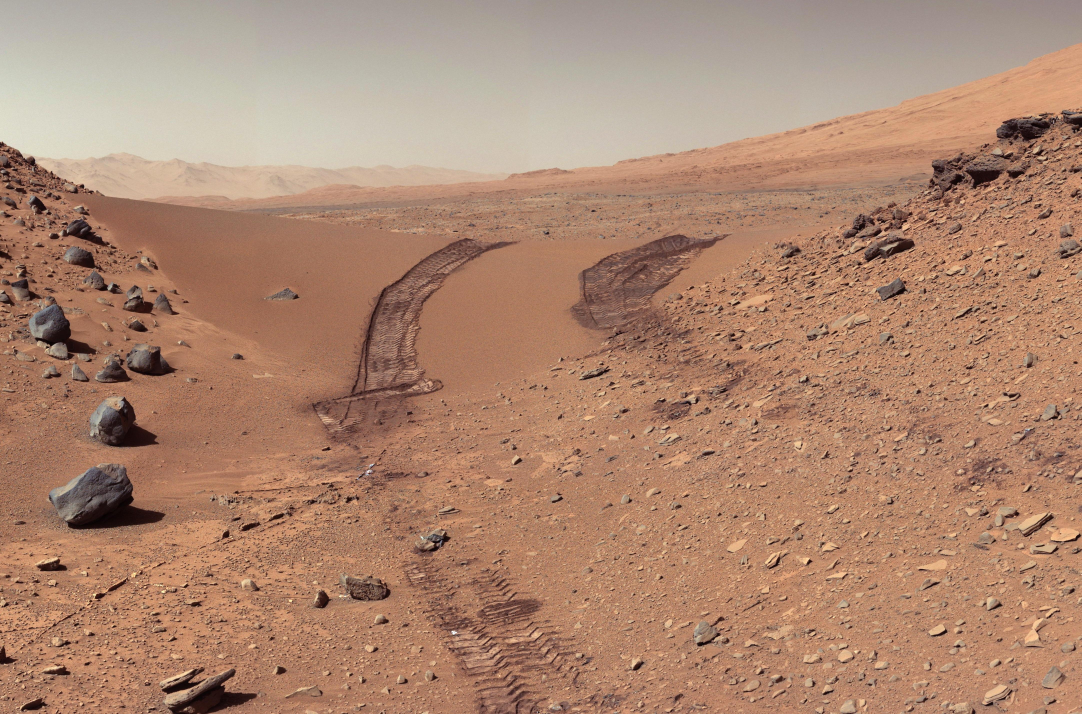
#> input picture mars1.jpg, 4326 x 2856 px, found by its file name (shown at 1/4 size)
$ python FirstTry.py
#> lines starting #> are read from the running program, lines starting #| are printed output that depends on the picture; after the words box and inside, x2 and y2 are one past the last pixel; in counts of white or black regions, pixels touching at a corner belong together
#> in plotDistributionCurve, img is the input picture: shape (2856, 4326, 3); mean B, G, R 112.9, 135.3, 173.3
import cv2
import matplotlib.pyplot as plt
import numpy as np

# [10 lines of commented-out code are left out]

def FindContours(ImgPath):
    img = cv2.imread(ImgPath)
    # height, width, channels = img.shape
    # print("Image dimensions: {} x {} pixels".format(width, height))
    resized_img = cv2.resize(img, (int(img.shape[1]/3), int(img.shape[0]/3)))
    img_gray = cv2.cvtColor(resized_img, cv2.COLOR_BGR2GRAY)
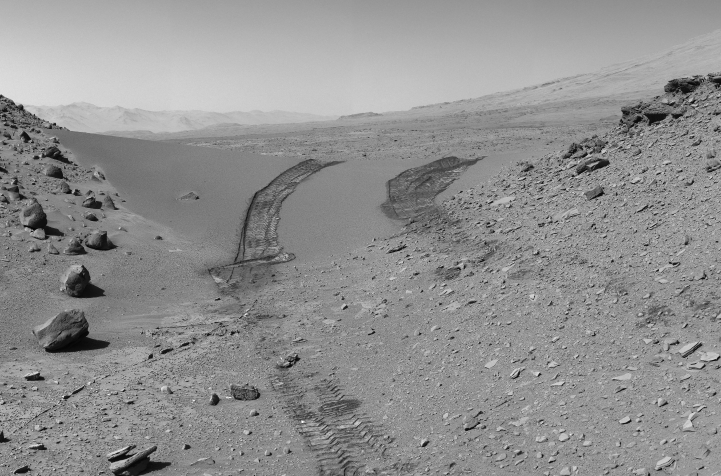
#> img_gray: shape (952, 1442) (shown at 1/2 size); min 3, max 255, mean 144.1
    img_inverted_gray = cv2.bitwise_not(img_gray)
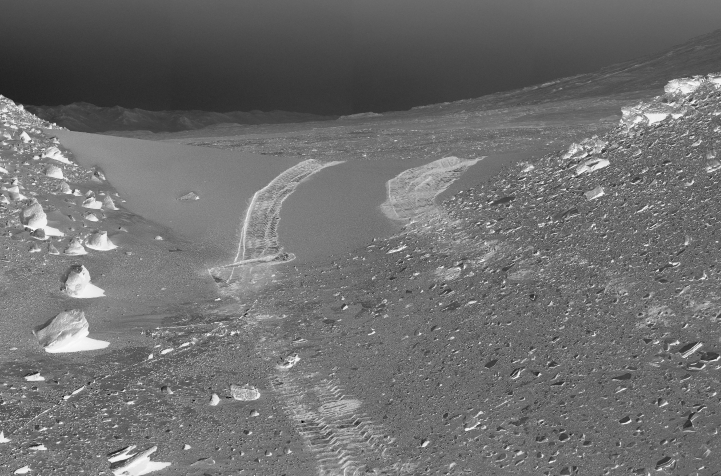
#> img_inverted_gray: shape (952, 1442) (shown at 1/2 size); min 0, max 252, mean 110.9
    g_blurred_image = cv2.blur(img_inverted_gray,(6,6),0)
    ret, thresh = cv2.threshold(g_blurred_image, 150, 255,cv2.THRESH_BINARY)
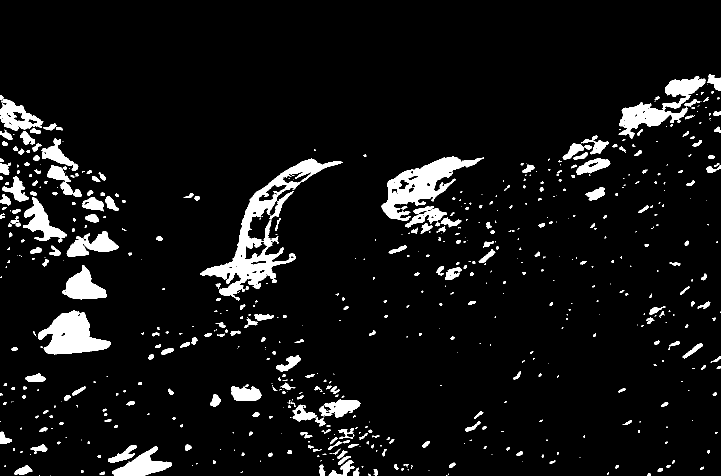
#> thresh: shape (952, 1442) (shown at 1/2 size); 6.8% white; 681 white regions (352 under 20 px)
    contours, hierarchy = cv2.findContours(thresh, cv2.RETR_TREE, cv2.CHAIN_APPROX_NONE)
#> contours = 760 contours, 474 with area under 20; largest, box (x1, y1, x2, y2) and area: (400, 317, 686, 594) 14562, (762, 313, 968, 441) 9042, (77, 621, 222, 709) 7070, (1237, 204, 1375, 277) 3830, (124, 530, 214, 599) 3132
    # print("Kushagra Bhaiya is Image me ",len(contours)," Contours hai.")
    return contours

# [12 lines left out: function DrawContours, not called in this run]
# [12 lines of commented-out code are left out]
x_coordinates = []
y_coordinates = []
def ContourCoordinates(ImgPath):
    img = cv2.imread(ImgPath)
    # resized_img = cv2.resize(img, (int(img.shape[1]/3), int(img.shape[0]/3)))
    img_contours = FindContours(ImgPath)
#> img_contours has the same summary as contours in FindContours
    for i in range(len(img_contours)):
        x, y, w, h = cv2.boundingRect(img_contours[i])
        x_coordinates.append(x)
        y_coordinates.append(y)
#> this loop made 760 passes
#> (x, y, w, h) on passes 1 to 3: (892, 951, 3, 1), (100, 951, 1, 1), (78, 950, 1, 2)
#> after the loop, x_coordinates = 760 values, max 1441 at index 319, min 0 at index 111, mean 727.6; y_coordinates = 760 values, max 951 at index 0, min 149 at index 759, mean 575.1
    return [x_coordinates, y_coordinates]


def plotDistributionCurve(ImgPath):
    img = cv2.imread(ImgPath)
    # resized_img = cv2.resize(img, (int(img.shape[1]/3), int(img.shape[0]/3)))
    x,y = ContourCoordinates(ImgPath)
#> x has the same summary as x_coordinates in ContourCoordinates; y has the same summary as y_coordinates in ContourCoordinates
    figure = plt.figure(figsize=(20,10))
    hist_x, bins_x = np.histogram(x,density=True)
#> hist_x = [0.00111, 0.000384, 0.000301, 0.000858, 0.000776, 0.000639, 0.000721, 0.000648, 0.000594, 0.000904]; bins_x = [0, 144.1, 288.2, 432.3, 576.4, 720.5, 864.6, 1008.7, 1152.8, 1296.9, 1441]
    bin_centers_X = (bins_x[1:] + bins_x[:-1]) / 2
#> bin_centers_X = [72.05, 216.1, 360.2, 504.3, 648.5, 792.5, 936.6, 1080.8, 1224.8, 1368.9]
    figure.add_subplot(1,2,1)
    plt.plot(bin_centers_X, hist_x, '-', color='black')
    plt.fill_between(bin_centers_X, hist_x, where=hist_x >= 0, color='gray', alpha=0.5)
    plt.xlabel('X-coordinate')
    plt.ylabel('Frequency')
    plt.title('Frequency polygon of contour x-coordinates')
    hist_y, bins_y = np.histogram(y,density=True)
#> hist_y = [0.000509, 0.000919, 0.00184, 0.00159, 0.00146, 0.00107, 0.00107, 0.00102, 0.00138, 0.00162]; bins_y = [149, 229.2, 309.4, 389.6, 469.8, 550, 630.2, 710.4, 790.6, 870.8, 951]
    bin_centers_Y = (bins_y[1:] + bins_y[:-1]) / 2
#> bin_centers_Y = [189.1, 269.3, 349.5, 429.7, 509.9, 590.1, 670.3, 750.5, 830.7, 910.9]
    figure.add_subplot(1,2,2)
    plt.plot(bin_centers_Y, hist_y, '-', color='black')
    plt.fill_between(bin_centers_Y, hist_y, where=hist_y >= 0, color='gray', alpha=0.5)
    plt.xlabel('Y-coordinate')
    plt.ylabel('Frequency')
    plt.title('Frequency polygon of contour y-coordinates')
    plt.show(figure)
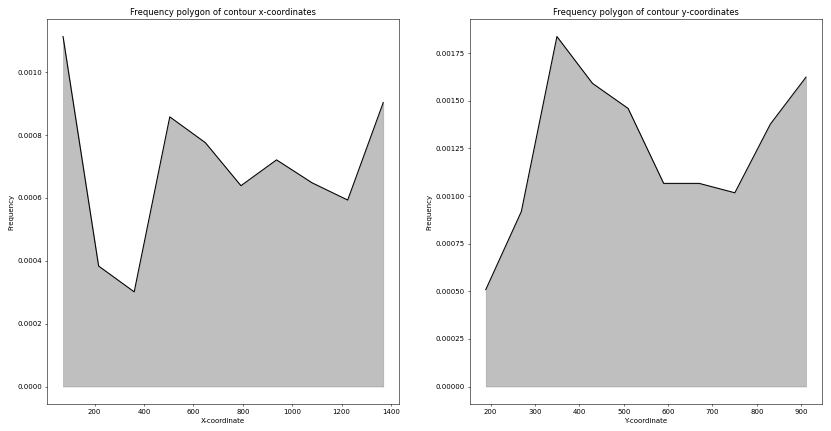
#> figure drawn by matplotlib, 2 panels; panel 1: curve peaks at x = 72.05, y = 0.00111; panel 2: curve peaks at x = 349.5, y = 0.00184

    XCheck = 0
    YCheck = 0

    xToFind = [i for i in range(0,int(img.shape[1]/3))]
    yOutput = np.interp(xToFind, bin_centers_X, hist_x)
#> yOutput = 1442 values, max 0.00111 at index 0, min 0.000301 at index 360, mean 0.000694
    yOutputLessContours = 0
    for i in yOutput:
        if i < 0.0005:
            yOutputLessContours += 1
#> after the loop, yOutputLessContours = 218
    if yOutputLessContours > 0.5*len(yOutput):
        pass
        # print("The frequency distribution is less than 0.0005 for more than 50% of the image.")
    else:
        XCheck += 1
        # print("The frequency distribution is more than 0.0005 for more than 50% of the image.")

    yToFind = [i for i in range(0,int(img.shape[0]/3))]
#> yToFind = 952 values from 0 to 951
    xOutput = np.interp(yToFind, bin_centers_Y, hist_y)
#> xOutput = 952 values, max 0.00184 at index 350, min 0.000509 at index 0, mean 0.00113
    xOutputLessContours = 0
    for i in xOutput:
        if i < 0.0005:
            xOutputLessContours += 1
#> after the loop, xOutputLessContours = 0
    if xOutputLessContours > 0.5*len(xOutput):
        pass
        # print("The frequency distribution is less than 0.0005 for more than 50% of the image.")
    else:
        YCheck += 1
        # print("The frequency distribution is more than 0.0005 for more than 50% of the image.")


    if XCheck == 1 and YCheck == 1:
        print("The surface is Rough.")
    else:
        print("The surface is Smooth.")

plotDistributionCurve('/home/jerry/Desktop/SurfaceDetection/mars1.jpg')

# [17 lines of commented-out code are left out]

$ run again, with mars2.webp saved as mars1.jpg
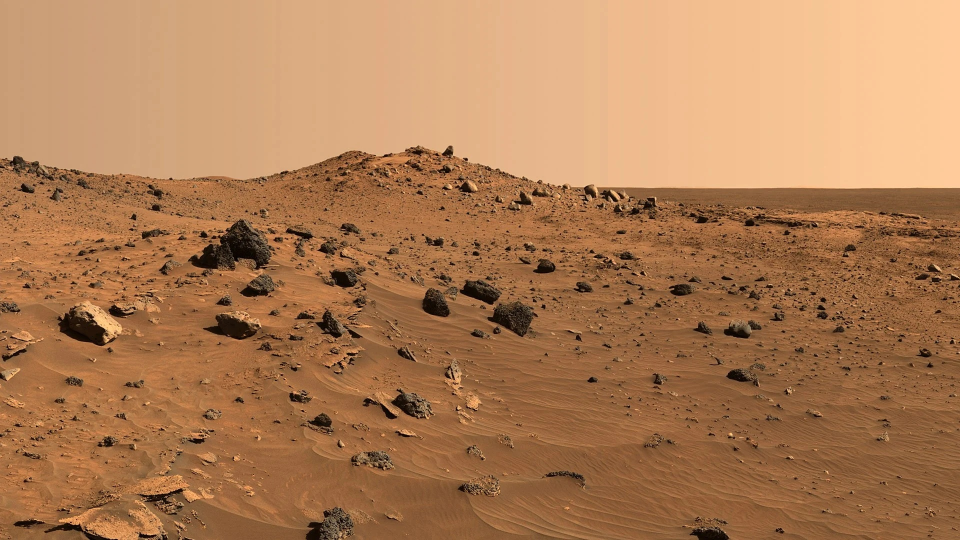
#> input picture mars2.webp, 1920 x 1080 px, found by its file name (shown at 1/2 size)
#> in plotDistributionCurve, img is the input picture: shape (1080, 1920, 3); mean B, G, R 85.2, 125.1, 173.8
#> in FindContours, `ret, thresh = cv2.threshold(g_blurred_image, 150, 255,cv2.THRESH_BINARY)`:
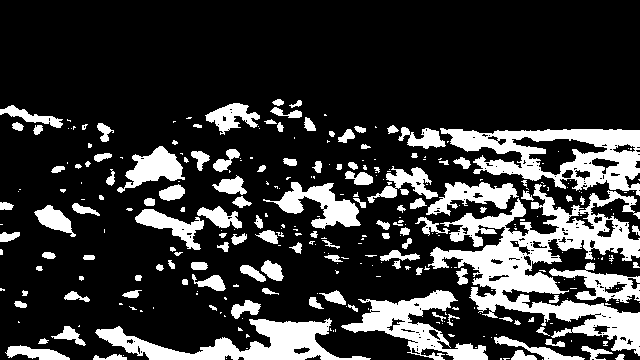
#> thresh: shape (360, 640); 21.6% white; 311 white regions (181 under 20 px)
#> contours = 469 contours, 333 with area under 20; largest, box (x1, y1, x2, y2) and area: (428, 184, 640, 356) 12108, (440, 128, 640, 196) 7926, (95, 318, 371, 360) 4414, (341, 290, 488, 360) 3471, (263, 182, 361, 229) 1744
#> img_contours has the same summary as contours in FindContours
#> the loop in ContourCoordinates, `for i in range(len(img_contours)):` made 469 passes
#> (x, y, w, h) on passes 1 to 3: (542, 359, 1, 1), (503, 358, 7, 2), (500, 358, 2, 2)
#> after the loop in ContourCoordinates, `for i in range(len(img_contours)):`: x_coordinates = 469 values, max 639 at index 67, min 0 at index 107, mean 381; y_coordinates = 469 values, max 359 at index 0, min 99 at index 468, mean 231.7
#> in plotDistributionCurve, `x,y = ContourCoordinates(ImgPath)`: x has the same summary as x_coordinates in ContourCoordinates; y has the same summary as y_coordinates in ContourCoordinates
#> hist_x = [0.000734, 0.00103, 0.000934, 0.0013, 0.00133, 0.00187, 0.00217, 0.00157, 0.00237, 0.00234]; bins_x = [0, 63.9, 127.8, 191.7, 255.6, 319.5, 383.4, 447.3, 511.2, 575.1, 639]
#> bin_centers_X = [31.95, 95.85, 159.8, 223.6, 287.6, 351.4, 415.4, 479.2, 543.1, 607]
#> hist_y = [0.0018, 0.00303, 0.005, 0.00443, 0.00451, 0.00484, 0.00426, 0.00328, 0.00394, 0.00336]; bins_y = [99, 125, 151, 177, 203, 229, 255, 281, 307, 333, 359]
#> bin_centers_Y = [112, 138, 164, 190, 216, 242, 268, 294, 320, 346]
#> in plotDistributionCurve, `plt.show(figure)`:
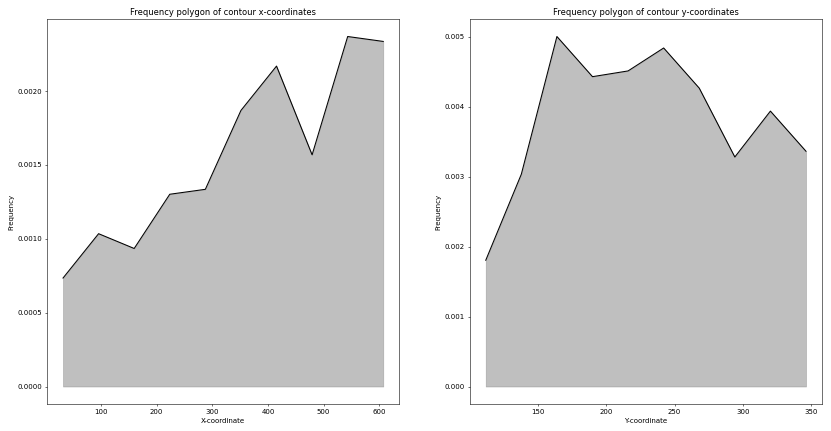
#> figure drawn by matplotlib, 2 panels; panel 1: curve peaks at x = 543.1, y = 0.00237; panel 2: curve peaks at x = 164, y = 0.005
#> yOutput = 640 values, max 0.00237 at index 544, min 0.000734 at index 0, mean 0.00156
#> the loop in plotDistributionCurve, `for i in yOutput:` made 640 passes
#> i on passes 1 to 3: 0.000734, 0.000734, 0.000734
#> after the loop in plotDistributionCurve, `for i in yOutput:`: yOutputLessContours = 0
#> yToFind = 360 values from 0 to 359
#> xOutput = 360 values, max 0.005 at index 164, min 0.0018 at index 0, mean 0.00328
#> after the loop in plotDistributionCurve, `for i in xOutput:`: xOutputLessContours = 0

$ run again, with asliGround.jpg copied over mars1.jpg
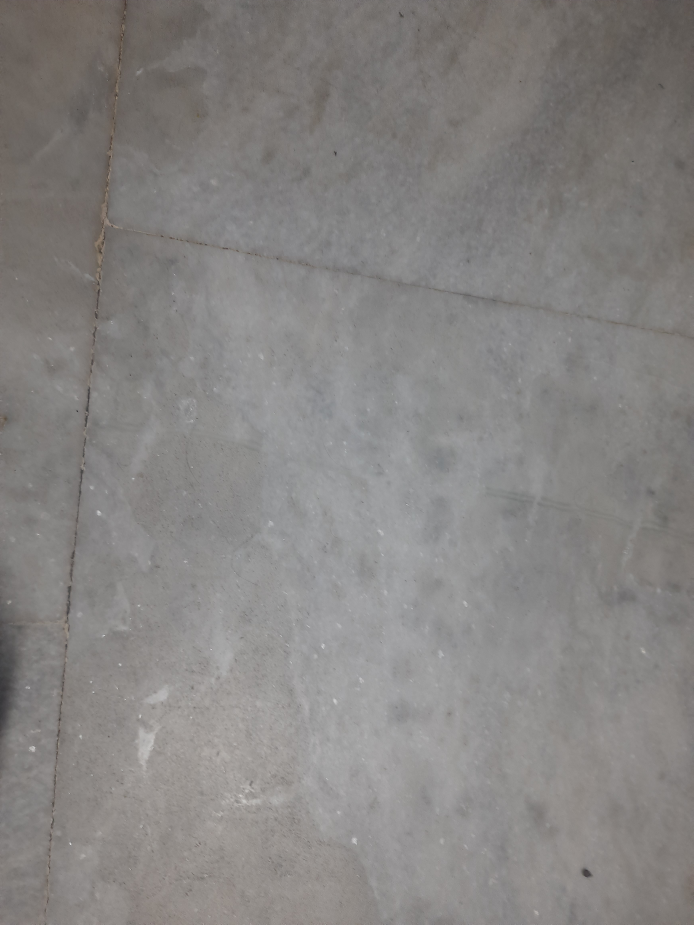
#> input picture asliGround.jpg, 3468 x 4624 px, found by its file name (shown at 1/5 size)
#> in plotDistributionCurve, img is the input picture: shape (4624, 3468, 3); mean B, G, R 130.3, 131.8, 134.3
#> in FindContours, `ret, thresh = cv2.threshold(g_blurred_image, 150, 255,cv2.THRESH_BINARY)`:
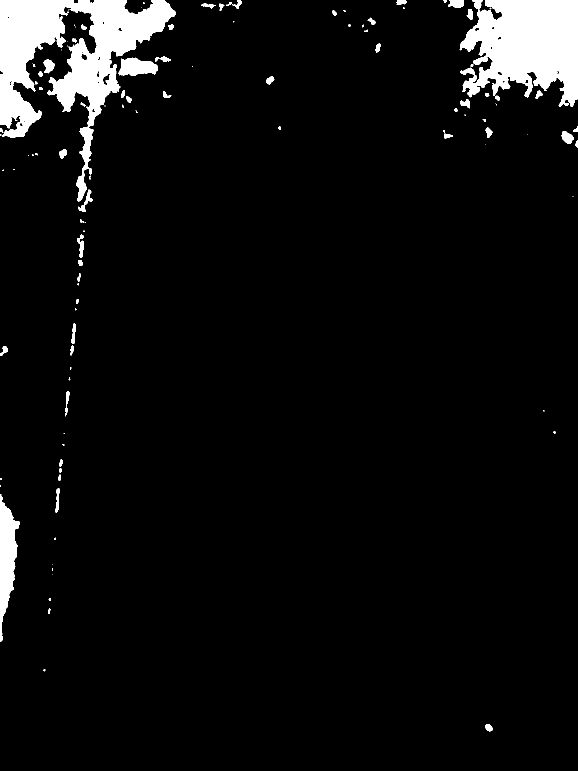
#> thresh: shape (1541, 1156) (shown at 1/2 size); 5.6% white; 124 white regions (63 under 20 px)
#> contours = 167 contours, 98 with area under 20; largest, box (x1, y1, x2, y2) and area: (0, 0, 352, 403) 47320, (919, 0, 1156, 214) 35172, (0, 988, 40, 1283) 5776, (236, 115, 316, 152) 1946, (1123, 262, 1148, 288) 384
#> img_contours has the same summary as contours in FindContours
#> the loop in ContourCoordinates, `for i in range(len(img_contours)):` made 167 passes
#> (x, y, w, h) on passes 1 to 3: (971, 1448, 15, 15), (87, 1338, 4, 5), (96, 1217, 5, 11)
#> after the loop in ContourCoordinates, `for i in range(len(img_contours)):`: x_coordinates = 167 values, max 1150 at index 46, min 0 at index 8, mean 376.3; y_coordinates = 167 values, max 1448 at index 0, min 0 at index 120, mean 283.9
#> in plotDistributionCurve, `x,y = ContourCoordinates(ImgPath)`: x has the same summary as x_coordinates in ContourCoordinates; y has the same summary as y_coordinates in ContourCoordinates
#> hist_x = [0.00198, 0.00286, 0.000937, 0.000364, 0.00026, 0.000104, 0.000312, 0.000364, 0.000989, 0.000521]; bins_x = [0, 115, 230, 345, 460, 575, 690, 805, 920, 1035, 1150]
#> bin_centers_X = [57.5, 172.5, 287.5, 402.5, 517.5, 632.5, 747.5, 862.5, 977.5, 1092.5]
#> hist_y = [0.00298, 0.00207, 0.000455, 0.000289, 0.000207, 0.000248, 0.000331, 0.000165, 8.27e-05, 8.27e-05]; bins_y = [0, 144.8, 289.6, 434.4, 579.2, 724, 868.8, 1013.6, 1158.4, 1303.2, 1448]
#> bin_centers_Y = [72.4, 217.2, 362, 506.8, 651.6, 796.4, 941.2, 1086, 1230.8, 1375.6]
#> in plotDistributionCurve, `plt.show(figure)`:
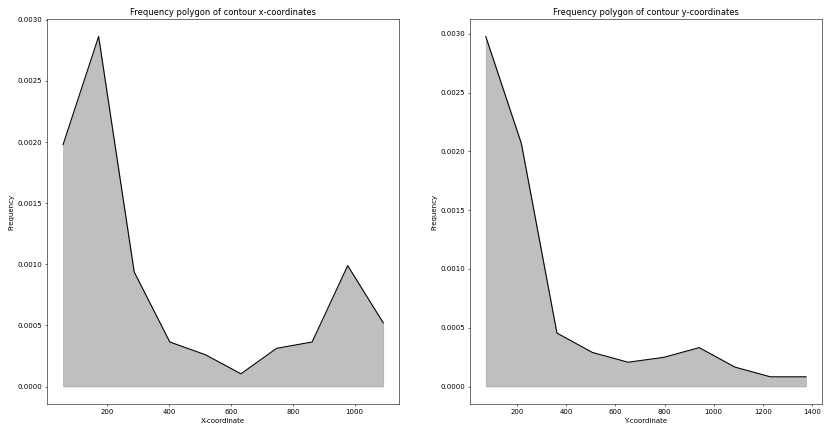
#> figure drawn by matplotlib, 2 panels; panel 1: curve peaks at x = 172.5, y = 0.00286; panel 2: curve peaks at x = 72.4, y = 0.00298
#> yOutput = 1156 values, max 0.00286 at index 172, min 0.000105 at index 632, mean 0.000868
#> the loop in plotDistributionCurve, `for i in yOutput:` made 1156 passes
#> i on passes 1 to 3: 0.00198, 0.00198, 0.00198
#> after the loop in plotDistributionCurve, `for i in yOutput:`: yOutputLessContours = 512
#> yToFind = 1541 values from 0 to 1540
#> xOutput = 1541 values, max 0.00298 at index 0, min 8.27e-05 at index 1231, mean 0.000655
#> after the loop in plotDistributionCurve, `for i in xOutput:`: xOutputLessContours = 1183
